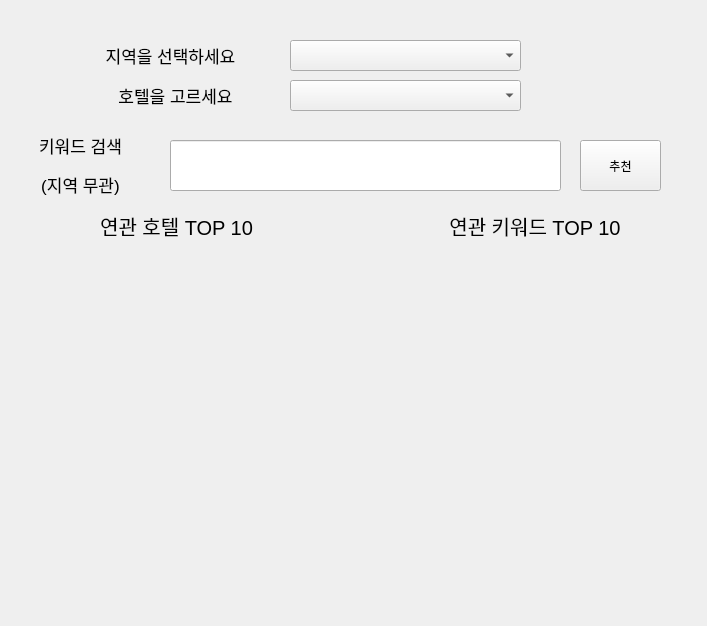
<?xml version="1.0" encoding="UTF-8"?>
<ui version="4.0">
 <class>Form</class>
 <widget class="QWidget" name="Form">
  <property name="geometry">
   <rect>
    <x>0</x>
    <y>0</y>
    <width>707</width>
    <height>626</height>
   </rect>
  </property>
  <property name="windowTitle">
   <string>Form</string>
  </property>
  <widget class="QComboBox" name="cmb_region">
   <property name="geometry">
    <rect>
     <x>290</x>
     <y>40</y>
     <width>231</width>
     <height>31</height>
    </rect>
   </property>
   <property name="font">
    <font>
     <pointsize>13</pointsize>
    </font>
   </property>
  </widget>
  <widget class="QComboBox" name="cmb_hotel">
   <property name="geometry">
    <rect>
     <x>290</x>
     <y>80</y>
     <width>231</width>
     <height>31</height>
    </rect>
   </property>
   <property name="font">
    <font>
     <pointsize>13</pointsize>
    </font>
   </property>
  </widget>
  <widget class="QLabel" name="label">
   <property name="geometry">
    <rect>
     <x>80</x>
     <y>40</y>
     <width>181</width>
     <height>31</height>
    </rect>
   </property>
   <property name="font">
    <font>
     <pointsize>13</pointsize>
    </font>
   </property>
   <property name="text">
    <string>지역을 선택하세요</string>
   </property>
   <property name="alignment">
    <set>Qt::AlignCenter</set>
   </property>
  </widget>
  <widget class="QLabel" name="label_2">
   <property name="geometry">
    <rect>
     <x>100</x>
     <y>80</y>
     <width>151</width>
     <height>31</height>
    </rect>
   </property>
   <property name="font">
    <font>
     <pointsize>13</pointsize>
    </font>
   </property>
   <property name="text">
    <string>호텔을 고르세요</string>
   </property>
   <property name="alignment">
    <set>Qt::AlignCenter</set>
   </property>
  </widget>
  <widget class="QLineEdit" name="le_search">
   <property name="geometry">
    <rect>
     <x>170</x>
     <y>140</y>
     <width>391</width>
     <height>51</height>
    </rect>
   </property>
   <property name="font">
    <font>
     <pointsize>15</pointsize>
    </font>
   </property>
  </widget>
  <widget class="QPushButton" name="btn_recommendation">
   <property name="geometry">
    <rect>
     <x>580</x>
     <y>140</y>
     <width>81</width>
     <height>51</height>
    </rect>
   </property>
   <property name="text">
    <string>추천</string>
   </property>
  </widget>
  <widget class="QWidget" name="horizontalLayoutWidget">
   <property name="geometry">
    <rect>
     <x>0</x>
     <y>250</y>
     <width>711</width>
     <height>371</height>
    </rect>
   </property>
   <layout class="QHBoxLayout" name="horizontalLayout">
    <item>
     <widget class="QLabel" name="lbl_hotel">
      <property name="font">
       <font>
        <pointsize>15</pointsize>
       </font>
      </property>
      <property name="text">
       <string/>
      </property>
      <property name="alignment">
       <set>Qt::AlignCenter</set>
      </property>
     </widget>
    </item>
    <item>
     <widget class="QLabel" name="lbl_keyword">
      <property name="font">
       <font>
        <pointsize>15</pointsize>
       </font>
      </property>
      <property name="text">
       <string/>
      </property>
      <property name="alignment">
       <set>Qt::AlignCenter</set>
      </property>
     </widget>
    </item>
   </layout>
  </widget>
  <widget class="QWidget" name="horizontalLayoutWidget_2">
   <property name="geometry">
    <rect>
     <x>0</x>
     <y>200</y>
     <width>711</width>
     <height>51</height>
    </rect>
   </property>
   <layout class="QHBoxLayout" name="horizontalLayout_2">
    <item>
     <widget class="QLabel" name="label_5">
      <property name="font">
       <font>
        <pointsize>15</pointsize>
       </font>
      </property>
      <property name="text">
       <string>연관 호텔 TOP 10</string>
      </property>
      <property name="alignment">
       <set>Qt::AlignCenter</set>
      </property>
     </widget>
    </item>
    <item>
     <widget class="QLabel" name="label_6">
      <property name="font">
       <font>
        <pointsize>15</pointsize>
       </font>
      </property>
      <property name="text">
       <string>연관 키워드 TOP 10</string>
      </property>
      <property name="alignment">
       <set>Qt::AlignCenter</set>
      </property>
     </widget>
    </item>
   </layout>
  </widget>
  <widget class="QWidget" name="verticalLayoutWidget">
   <property name="geometry">
    <rect>
     <x>0</x>
     <y>129</y>
     <width>161</width>
     <height>71</height>
    </rect>
   </property>
   <layout class="QVBoxLayout" name="verticalLayout">
    <item>
     <widget class="QLabel" name="label_3">
      <property name="font">
       <font>
        <pointsize>13</pointsize>
       </font>
      </property>
      <property name="text">
       <string>키워드 검색</string>
      </property>
      <property name="alignment">
       <set>Qt::AlignCenter</set>
      </property>
     </widget>
    </item>
    <item>
     <widget class="QLabel" name="label_4">
      <property name="font">
       <font>
        <pointsize>13</pointsize>
       </font>
      </property>
      <property name="text">
       <string>(지역 무관)</string>
      </property>
      <property name="alignment">
       <set>Qt::AlignCenter</set>
      </property>
     </widget>
    </item>
   </layout>
  </widget>
 </widget>
 <resources/>
 <connections/>
</ui>
